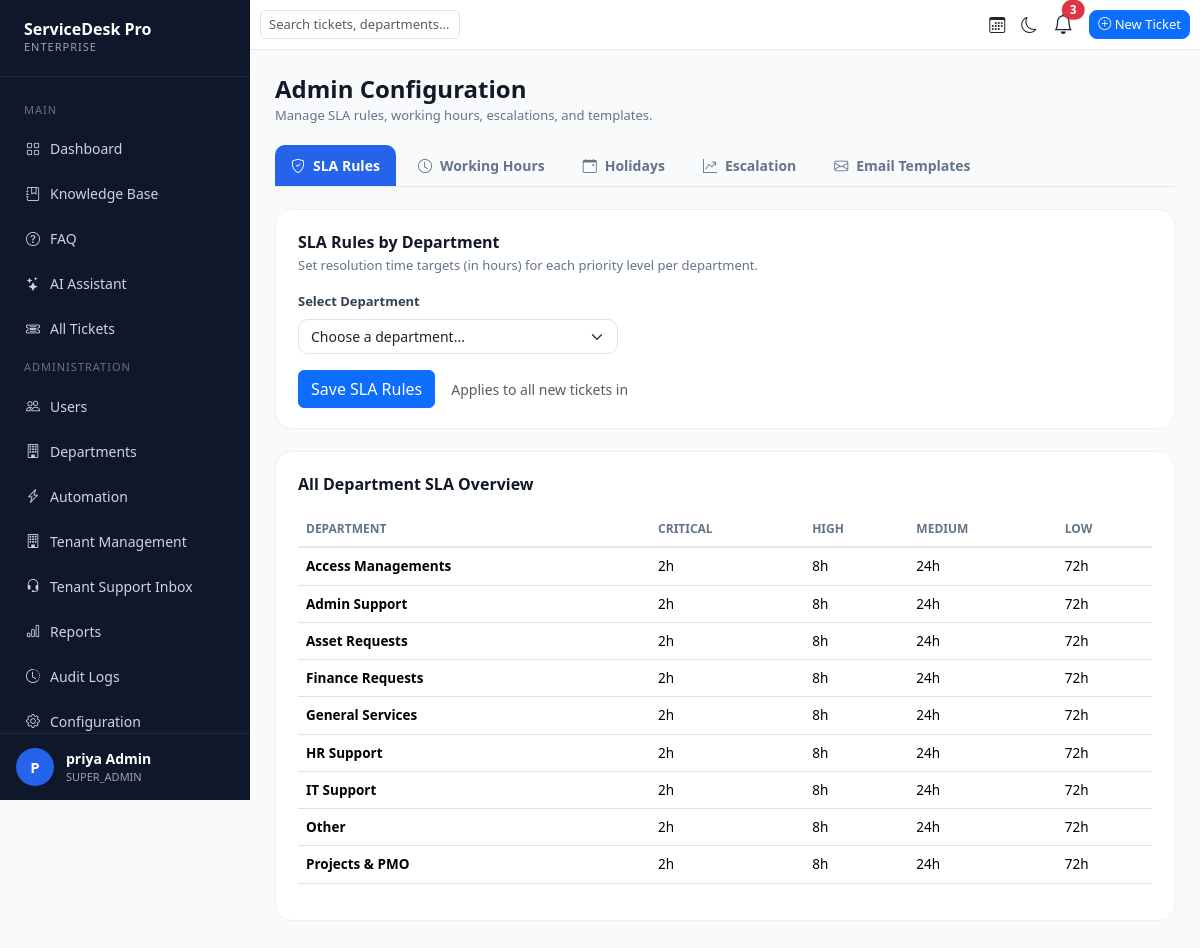
/configuration/ (signed in), run on the app's committed database.
### accounts/models.py (models this page shows, shortened)
class User(AbstractUser):
    ROLE_CHOICES = (
        ('SUPER_ADMIN', 'Super Admin'),
        ('ADMIN', 'Admin'),
        ('AGENT', 'Agent'),
        ('EMPLOYEE', 'Employee'),
    )
    email = models.EmailField(unique=True)
    role = models.CharField(
        max_length=20,
        choices=ROLE_CHOICES,
        default='EMPLOYEE'
    )
    phone = models.CharField(
        max_length=15,
        blank=True,
        null=True
    )
    profile_image = models.ImageField(
        upload_to='profile_images/',
        blank=True,
        null=True
    )
    department = models.ForeignKey(
        'departments.Department',
        on_delete=models.SET_NULL,
        blank=True,
        null=True
    )
    tenant = models.ForeignKey(
        'tenants.Tenant',
        on_delete=models.SET_NULL,
        blank=True,
        null=True,
        related_name='users'
    )
    is_locked = models.BooleanField(
        default=False
    )
    failed_login_attempts = models.PositiveIntegerField(
        default=0
    )
    locked_at = models.DateTimeField(
        null=True,
        blank=True
    )
    USERNAME_FIELD = 'email'
    REQUIRED_FIELDS = ['username']

### departments/models.py (models this page shows, shortened)
class Department(models.Model):
    name = models.CharField(max_length=100)
    description = models.TextField(blank=True)
    is_active = models.BooleanField(default=True)
    tenant = models.ForeignKey(
        'tenants.Tenant',
        on_delete=models.SET_NULL,
        blank=True,
        null=True,
        related_name='departments'
    )
    sla_critical = models.PositiveIntegerField(default=2)
    sla_high = models.PositiveIntegerField(default=8)
    sla_medium = models.PositiveIntegerField(default=24)
    sla_low = models.PositiveIntegerField(default=72)
    created_at = models.DateTimeField(auto_now_add=True)

### configuration/views.py (the view)
# urls.py: path('', config_home, name='config_home'),
@login_required
def config_home(request):
    if not _is_admin(request.user):
        return redirect('dashboard')
    for day_code, _label in WorkingHours.DAY_CHOICES:
        WorkingHours.objects.get_or_create(day=day_code)
    context = {
        "departments": Department.objects.all().order_by('name'),
        "working_hours": WorkingHours.objects.all(),
        "holidays": Holiday.objects.all(),
        "escalation_rules": EscalationRule.objects.select_related('department').all(),
        "templates": EmailTemplate.objects.all(),
        "selected_department_id": request.GET.get("department", ""),
    }
    return render(request, "admin_config.html", context)

### configuration/views.py (called while the page is built)
def _is_admin(user):
    return user.role in ['ADMIN', 'SUPER_ADMIN']

### tickets/context_processors.py (called while the page is built)
def notification_context(request):
    if request.user.is_authenticated:
        notifications = Notification.objects.filter(
            user=request.user
        )[:5]
        unread_count = Notification.objects.filter(
            user=request.user,
            is_read=False
        ).count()
        return {
            "notifications": notifications,
            "unread_notifications": unread_count
        }
    return {}

### templates/admin_config.html (shortened to what this page needs)
{% extends 'base.html' %}
{% block content %}
<div class="config-page">
    <h2 class="page-title">Admin Configuration</h2>
    <p class="page-subtitle">Manage SLA rules, working hours, escalations, and templates.</p>
    <div class="config-tabs">
        <button class="config-tab-btn active" data-tab="sla">
            <i class="bi bi-shield-check"></i> SLA Rules
        </button>
        <button class="config-tab-btn" data-tab="hours">
            <i class="bi bi-clock"></i> Working Hours
        </button>
        <button class="config-tab-btn" data-tab="holidays">
            <i class="bi bi-calendar-event"></i> Holidays
        </button>
        <button class="config-tab-btn" data-tab="escalation">
            <i class="bi bi-graph-up-arrow"></i> Escalation
        </button>
        <button class="config-tab-btn" data-tab="templates">
            <i class="bi bi-envelope"></i> Email Templates
        </button>
    </div>
    <div class="config-tab-panel active" id="tab-sla">
        <div class="config-card">
            <div class="config-card-title">SLA Rules by Department</div>
            <p class="config-card-subtitle">Set resolution time targets (in hours) for each priority level per department.</p>
            <label class="form-label mt-3 mb-2">Select Department</label>
            <select class="form-select mb-3" id="slaDepartmentSelect" style="max-width:320px;">
                <option value="">Choose a department...</option>
            </select>
            <form id="slaForm" method="post" action="/configuration/sla/0/save/">
                <div class="mt-3 d-flex align-items-center gap-3" id="slaSaveWrapper" style="display:none;">
                    <button type="submit" class="btn btn-primary">Save SLA Rules</button>
                    <span class="text-muted small">Applies to all new tickets in <strong id="slaDeptName"></strong></span>
                </div>
            </form>
        </div>
        <div class="config-card">
            <div class="config-card-title">All Department SLA Overview</div>
            <div class="table-responsive mt-3">
                <table class="table">
                    <thead>
                        <tr>
                            <th>Department</th>
                            <th>Critical</th>
                            <th>High</th>
                            <th>Medium</th>
                            <th>Low</th>
                        </tr>
                    </thead>
                    <tbody>
                        {% for dept in departments %}
                        <tr>
                            <td><strong>{{ dept.name }}</strong></td>
                            <td>{{ dept.sla_critical }}h</td>
                            <td>{{ dept.sla_high }}h</td>
                            <td>{{ dept.sla_medium }}h</td>
                            <td>{{ dept.sla_low }}h</td>
                        </tr>
                        {% empty %}
                        <tr><td colspan="5" class="text-center text-muted py-4">No departments yet.</td></tr>
                        {% endfor %}
                    </tbody>
                </table>
            </div>
        </div>
    </div>
</div>
{% endblock %}

### templates/base.html (shortened to what this page needs)
<!DOCTYPE html>
<html lang="en">
<head>
    <link href="https://cdn.jsdelivr.net/npm/bootstrap@5.3.3/dist/css/bootstrap.min.css" rel="stylesheet">
    <link rel="stylesheet" href="https://cdn.jsdelivr.net/npm/bootstrap-icons@1.11.3/font/bootstrap-icons.min.css">
</head>
<body>
<div class="sidebar">
    <div class="logo">
        <h3>ServiceDesk Pro</h3>
        <p>ENTERPRISE</p>
    </div>
    <div class="menu">
        <div class="menu-title">Main</div>
        <a href="{% url 'dashboard' %}">
            <i class="bi bi-grid"></i> Dashboard
        </a>
        <a href="{% url 'knowledge_base_list' %}">
            <i class="bi bi-journal-bookmark"></i> Knowledge Base
        </a>
        <a href="{% url 'faq_list' %}">
            <i class="bi bi-question-circle"></i> FAQ
        </a>
        <a href="{% url 'ai_assistant' %}">
            <i class="bi bi-stars"></i> AI Assistant
        </a>
        {% if request.user.role == 'ADMIN' or request.user.role == 'SUPER_ADMIN' %}
        <a href="{% url 'all_tickets' %}">
            <i class="bi bi-ticket-detailed"></i> All Tickets
        </a>
        <div class="menu-title">Administration</div>
        <a href="{% url 'users_list' %}">
            <i class="bi bi-people"></i> Users
        </a>
        <a href="{% url 'department_list' %}">
            <i class="bi bi-building"></i> Departments
        </a>
        <a href="{% url 'automation_list' %}">
            <i class="bi bi-lightning-charge"></i> Automation
        </a>
        {% if request.user.role == 'SUPER_ADMIN' %}
        <a href="{% url 'tenant_list' %}">
            <i class="bi bi-building"></i> Tenant Management
        </a>
        <a href="{% url 'support_inbox' %}">
            <i class="bi bi-headset"></i> Tenant Support Inbox
        </a>
        {% endif %}
        <a href="{% url 'reports' %}">
            <i class="bi bi-bar-chart"></i> Reports
        </a>
        <a href="{% url 'audit_logs' %}">
            <i class="bi bi-clock-history"></i> Audit Logs
        </a>
        <a href="{% url 'config_home' %}">
            <i class="bi bi-gear"></i> Configuration
        </a>
        {% endif %}
    </div>
   <div class="sidebar-footer">
        <div class="avatar">
            {{ request.user.first_name|first|default:"U"|upper }}
        </div>
        <div class="user-box">
            <strong>
                {{ request.user.first_name }} {{ request.user.last_name }}
            </strong>
            <span>
                {{ request.user.role }}
            </span>
        </div>
    </div>
</div>
<div class="content">
    <div class="navbar-custom">
        <div class="d-flex justify-content-between align-items-center h-100 w-100">
            <div class="search-box">
                <input type="text" id="openSearch" class="form-control"
                       placeholder="Search tickets, departments..." readonly>
            </div>
            <div class="d-flex align-items-center">
                <i class="bi bi-calendar3 me-3"></i>
                <i id="themeToggle"
                   class="bi bi-moon me-3"
                   style="cursor:pointer;"></i>
                <div class="dropdown me-3">
                    <button class="btn p-0 border-0 bg-transparent position-relative" type="button"
                        data-bs-toggle="dropdown" aria-expanded="false">
                        <i class="bi bi-bell fs-5"></i>
                        {% if unread_notifications > 0 %}
                        <span class="position-absolute top-0 start-100 translate-middle badge rounded-pill bg-danger">
                            {{ unread_notifications }}
                        </span>
                        {% endif %}
                    </button>
                </div>
                <a href="{% url 'create_ticket' %}"
                   class="btn btn-primary new-ticket-btn">
                    <i class="bi bi-plus-circle"></i> New Ticket
                </a>
            </div>
        </div>
    </div>
    <div class="page-content">
        {% block content %}
        {% endblock %}
    </div>
</div>

### templates/base.html (style rules this page uses)
body { margin:0; background:#f8fafc; font-family:Segoe UI,sans-serif; }
.sidebar { width:250px; height:100vh; position:fixed; left:0; top:0; background:#0f172a; color:white; display:flex; flex-direction:column; overflow:hidden; }
.logo { padding:20px 24px; border-bottom:1px solid rgba(255,255,255,.08); }
.logo h3 { margin:0; font-size:16px; font-weight:700; color:white; }
.logo p { margin:0; font-size:11px; color:#9ca3af; letter-spacing:1px; }
.menu { padding:15px 12px; flex:1 1 auto; overflow-y:auto; overflow-x:hidden; }
.menu-title { font-size:11px; color:#6b7280; text-transform:uppercase; letter-spacing:1px; margin:10px 12px; }
.menu a { display:flex; align-items:center; gap:10px; padding:10px 14px; margin-bottom:4px; font-size:14px; font-weight:500; color:#d1d5db; text-decoration:none; border-radius:10px; transition:.2s; }
.user-box { display:flex; flex-direction:column; gap:0; }
.user-box strong { color:#ffffff; font-size:14px; font-weight:600; }
.user-box span { color:#9ca3af; font-size:11px; text-transform:uppercase; }
.sidebar-footer { flex-shrink:0; padding:14px 16px; border-top:1px solid rgba(255,255,255,.08); display:flex; align-items:center; gap:12px; }
.avatar { width:38px; height:38px; border-radius:50%; background:#2563eb; color:white; display:flex; align-items:center; justify-content:center; font-size:15px; font-weight:600; }
.content { margin-left:250px; }
.navbar-custom { background:white; height:50px; border-bottom:1px solid #e2e8f0; padding:0 10px; }
.page-content { padding:25px; }
.search-box { width:200px; min-width:200px; flex-shrink:0; }
.search-box input { width:100%; border-radius:5px; font-size:13px; padding:4px 8px; }
.new-ticket-btn { border-radius:08px; font-size: 13px; padding: 4px 08px; }

### templates/admin_config.html (style rules this page uses)
.config-page { animation:fadeIn .25s ease; }
.page-title { font-size:24px; font-weight:700; color:#111827; margin-bottom:2px; }
.page-subtitle { color:#64748b; font-size:13px; margin:0 0 20px 0; }
.config-tabs { display:flex; gap:6px; border-bottom:1px solid #e5e7eb; margin-bottom:22px; flex-wrap:wrap; }
.config-tab-btn { background:none; border:none; padding:10px 16px; font-size:14px; font-weight:600; color:#64748b; border-radius:10px 10px 0 0; display:flex; align-items:center; gap:8px; cursor:pointer; }
.config-tab-btn.active { background:#2563eb; color:#fff; }
.config-tab-panel { display:none; }
.config-tab-panel.active { display:block; }
.config-card { background:#fff; border:1px solid #edf2f7; border-radius:16px; padding:20px 22px; margin-bottom:22px; }
.config-card-title { font-size:16px; font-weight:700; color:#111827; margin-bottom:2px; }
.config-card-subtitle { font-size:13px; color:#64748b; margin:0; }
.form-label { font-size:13px; font-weight:600; color:#334155; }
.form-control, .form-select { border-radius:10px; font-size:14px; }
.table thead th { font-size:12px; text-transform:uppercase; color:#64748b; border-bottom:2px solid #e5e7eb; }
.table td { vertical-align:middle; font-size:13.5px; }

### data on the page
User: user.first_name|first "P", user.first_name "priya Admin", user.role "SUPER_ADMIN"
Department: name "Access Managements", sla_critical "2", sla_high "8", sla_medium "24", sla_low "72"
Department: name "Admin Support", sla_critical "2", sla_high "8", sla_medium "24", sla_low "72"
Department: name "Asset Requests", sla_critical "2", sla_high "8", sla_medium "24", sla_low "72"
Department: name "Finance Requests", sla_critical "2", sla_high "8", sla_medium "24", sla_low "72"
Department: name "General Services", sla_critical "2", sla_high "8", sla_medium "24", sla_low "72"
Department: name "HR Support", sla_critical "2", sla_high "8", sla_medium "24", sla_low "72"
Department: name "IT Support", sla_critical "2", sla_high "8", sla_medium "24", sla_low "72"
Department: name "Other", sla_critical "2", sla_high "8", sla_medium "24", sla_low "72"
Department: name "Projects & PMO", sla_critical "2", sla_high "8", sla_medium "24", sla_low "72"

### other printed values
{{ unread_notifications }} "3"
